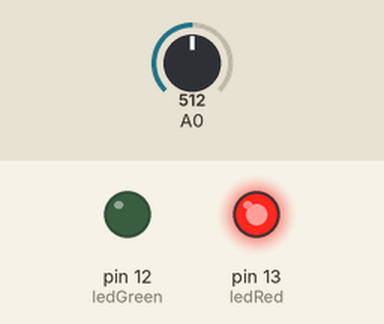
Recording of a sketch running on a simulated Arduino Uno, built with avr-gcc and run on an emulated ATmega328P. Parts: output pins drawn as LEDs (lit = HIGH). The test bench sets the inputs (shaded band); at power-on: A0 = 512. What the sketch prints to the serial monitor is not drawn.

Above: at 1.2 s.
1.3 s: A0 set to 573
4.3 s: A0 set to 599
At 6.3 s:
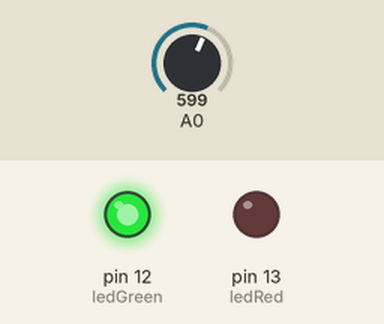
7.1 s: A0 set to 545
10.1 s: A0 set to 514
At 12.3 s:
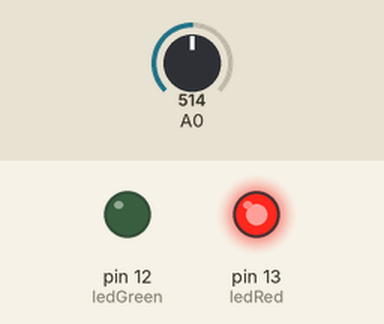
12.7 s: A0 set to 716
At 15.0 s:
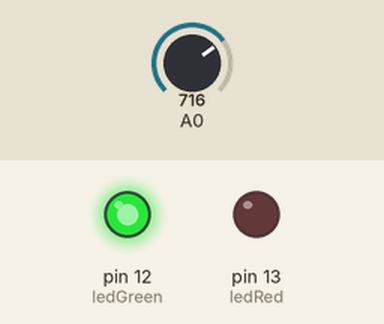
Timing chart, 0 to 16.5 s (numbered marks = the images above; inputs shaded):
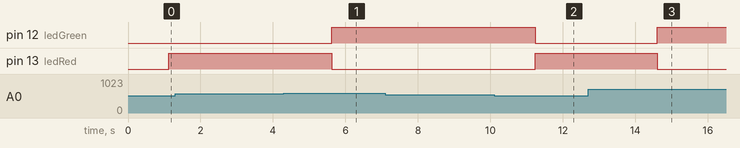

The sketch:

voltageReaderModule.ino
```cpp
/*
  vishnudas
  github: https://github.com/vishnudas-bluefox
  portfolio: http://vishnudasbluefox.co/
  ZMPT101B - AC Voltage sensor
  Calculate Voltage and write to serial port
*/

// initialize the variables
double sensorValue1 = 0;
double sensorValue2 = 0;
int crosscount = 0;
int climb_flag = 0;
int val[100];
int max_v = 0;
int ledGreen = 12;
int ledRed = 13;
double VmaxD = 0;
double VeffD = 0;
double Veff = 0;

// initialize the serial port
void setup() {
  Serial.begin(9600);
  Serial.setTimeout(1);
  // intialize the leds
  pinMode(ledGreen, OUTPUT);
  pinMode(ledRed,OUTPUT);
}
// read the voltage from the sensor and calculate the effective voltage and write to serial port
void loop() {

  for ( int i = 0; i < 100; i++ ) {
    sensorValue1 = analogRead(A0);
    if (analogRead(A0) > 511) {
      val[i] = sensorValue1;
    }
    else {
      val[i] = 0;
    }
    delay(1);
  }

  max_v = 0;

  for ( int i = 0; i < 100; i++ )
  {
    if ( val[i] > max_v )
    {
      max_v = val[i];
    }
    val[i] = 0;
  }
  if (max_v != 0) {


    VmaxD = max_v;
    VeffD = VmaxD / sqrt(2);
    Veff = (((VeffD - 420.76) / -90.24) * -210.2) + 210.2;
  }
  else {
    Veff = 0;
  }

    if(Veff >60 && Veff < 100){
      Veff = 0;
  }
//  for see the voltage uncomment the below lines
//Serial.print("Voltage: ");
// Serial.println(Veff);
  VmaxD = 0;

  delay(1000);

  if (Veff==0){
    digitalWrite(ledRed, HIGH);
    digitalWrite(ledGreen, LOW);
    Serial.write('n');

  }
  else if(Veff>200){
    digitalWrite(ledRed, LOW);
    digitalWrite(ledGreen, HIGH);
  }
}
```

Measured:
- the behaviour switches between 588 and 589 on A0 (found by bisection; images 0 and 1)
- the behaviour switches between 529 and 528 on A0 (found by bisection; images 1 and 2)
- after the input at 1.3 s, every drawn part: stays the same
- after the input at 4.3 s, pin 12 (ledGreen): LOW → HIGH after 1.3 s; pin 13 (ledRed): HIGH → LOW after 1.3 s
- after the input at 7.1 s, every drawn part: stays the same
- after the input at 10.1 s, pin 12 (ledGreen): HIGH → LOW after 1.1 s; pin 13 (ledRed): LOW → HIGH after 1.1 s
- after the input at 12.7 s, pin 12 (ledGreen): LOW → HIGH after 1.9 s; pin 13 (ledRed): HIGH → LOW after 1.9 s
